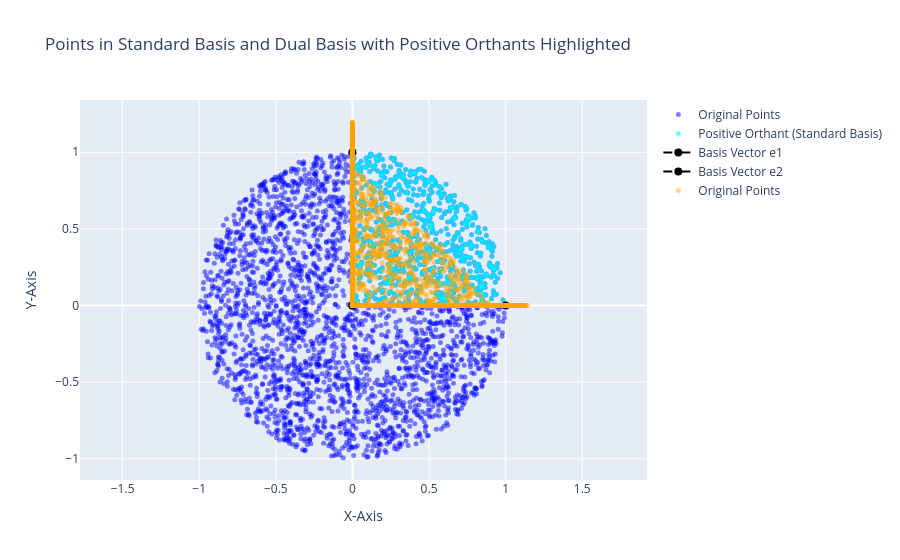

The cell this chart's notebook holds for it:
### Code cell
# Minimal Plot for Original Points in Standard Basis
fig = go.Figure()

# Plot Original Points
fig.add_trace(
    go.Scatter(
        x=original_points[0],
        y=original_points[1],
        mode="markers",
        marker=dict(size=5, color="blue", opacity=0.5),
        name="Original Points",
    )
)

# Ensure Aspect Ratio is Equal
fig.update_layout(
    title="Points in Standard Basis and Dual Basis with Positive Orthants Highlighted",
    xaxis=dict(scaleanchor="y", title="X-Axis"),
    yaxis=dict(title="Y-Axis"),
    showlegend=True,
)

# Plot Positive Orthant Points in Standard Basis
positive = (original_points[0] > 0) & (original_points[1] > 0)
print(np.sum(positive))

fig.add_trace(
    go.Scatter(
        x=original_points[0, positive],
        y=original_points[1, positive],
        mode="markers",
        marker=dict(size=5, color="cyan", opacity=0.6),
        name="Positive Orthant (Standard Basis)",
    )
)

# Plot Standard Basis Vectors
basis = np.eye(2)
for i, label in enumerate(["e1", "e2"]):
    fig.add_trace(
        go.Scatter(
            x=[0, basis[0, i]],
            y=[0, basis[1, i]],
            mode="lines+markers",
            marker=dict(size=8, color="black"),
            line=dict(width=2, dash="dash", color="black"),
            name=f"Basis Vector {label}",
        )
    )


fig.add_trace(
    go.Scatter(
        x=transformed_points[0],
        y=transformed_points[1],
        mode="markers",
        marker=dict(size=5, color="orange", opacity=0.5),
        name="Original Points",
    )
)

fig.show()

### Figure 1 — Plotly figure (JSON) as saved in the notebook; plotly's stock layout.template omitted (floating-point values rounded to 4 significant figures; data arrays with more than 128 entries replaced by an {"elided": "..."} marker saying what was removed)
{"data": [{"marker": {"color": "blue", "opacity": 0.5, "size": 5}, "mode": "markers", "name": "Original Points", "type": "scatter", "x": {"elided": "3000 float values"}, "y": {"elided": "3000 float values"}}, {"marker": {"color": "cyan", "opacity": 0.6, "size": 5}, "mode": "markers", "name": "Positive Orthant (Standard Basis)", "type": "scatter", "x": {"elided": "746 float values"}, "y": {"elided": "746 float values"}}, {"line": {"color": "black", "dash": "dash", "width": 2}, "marker": {"color": "black", "size": 8}, "mode": "lines+markers", "name": "Basis Vector e1", "type": "scatter", "x": [0, 1], "y": [0, 0]}, {"line": {"color": "black", "dash": "dash", "width": 2}, "marker": {"color": "black", "size": 8}, "mode": "lines+markers", "name": "Basis Vector e2", "type": "scatter", "x": [0, 0], "y": [0, 1]}, {"marker": {"color": "orange", "opacity": 0.5, "size": 5}, "mode": "markers", "name": "Original Points", "type": "scatter", "x": {"elided": "3000 float values"}, "y": {"elided": "3000 float values"}}], "layout": {"showlegend": true, "title": {"text": "Points in Standard Basis and Dual Basis with Positive Orthants Highlighted"}, "xaxis": {"scaleanchor": "y", "title": {"text": "X-Axis"}}, "yaxis": {"title": {"text": "Y-Axis"}}}}
